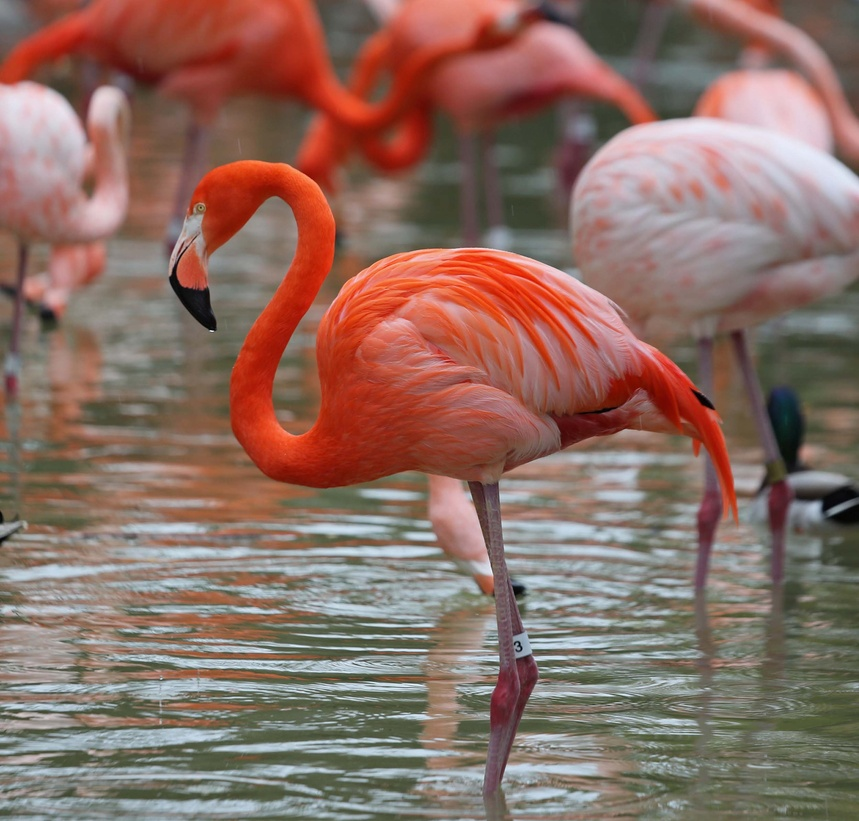
#> input picture img1.jpeg, 859 x 821 px, shrunk from 2500 x 2389 before the run, given in place of img1.jpg, which was not available
$ jupyter execute 'SET 6.ipynb'   (older library calls are emulated)
#> lines starting #> are read from the running program, lines starting #| are printed output that depends on the picture; after the words box and inside, x2 and y2 are one past the last pixel; in counts of white or black regions, pixels touching at a corner belong together; pictures that were not available may be replaced by others from this repository, and a replacement may not be noted
[cell 1]
import cv2
import numpy as np
import matplotlib.pyplot as plt

# Step 1: Load a grayscale image
image_path = 'img1.jpg'  # Replace with your image path
image = cv2.imread(image_path, cv2.IMREAD_GRAYSCALE)
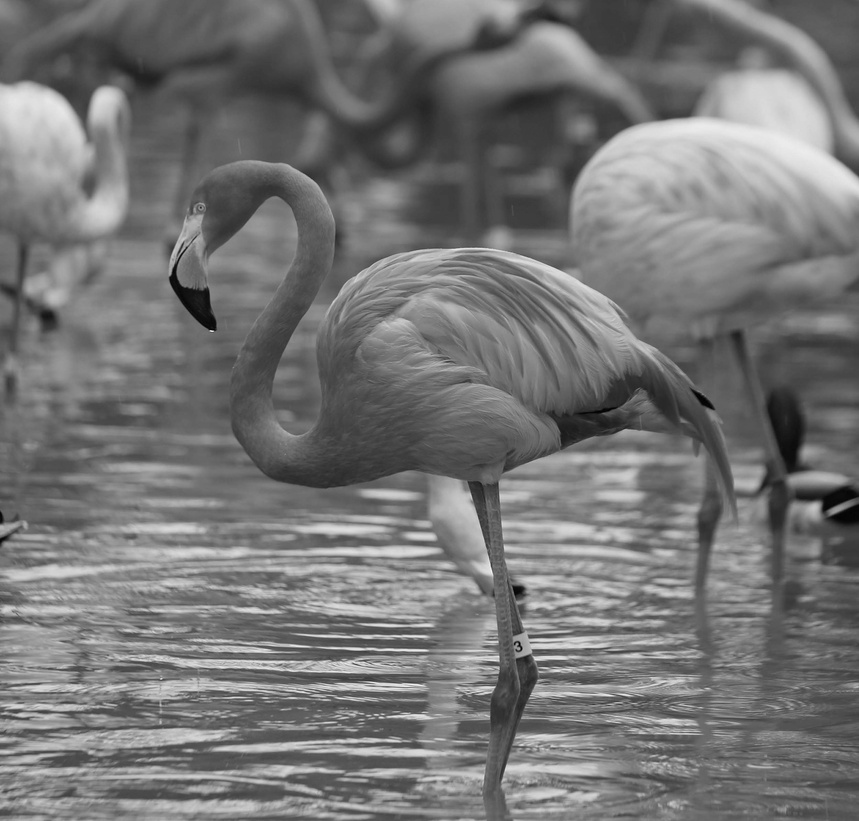
#> image: shape (821, 859); min 0, max 248, mean 117.2

# Step 2: Apply Gaussian Smoothing
# This reduces noise and smoothens the image
smoothed_image = cv2.GaussianBlur(image, (5, 5), 1.4)

# Step 3: Calculate gradients using Sobel filters
# Compute gradients along the x and y directions
gradient_x = cv2.Sobel(smoothed_image, cv2.CV_64F, 1, 0, ksize=3)
gradient_y = cv2.Sobel(smoothed_image, cv2.CV_64F, 0, 1, ksize=3)
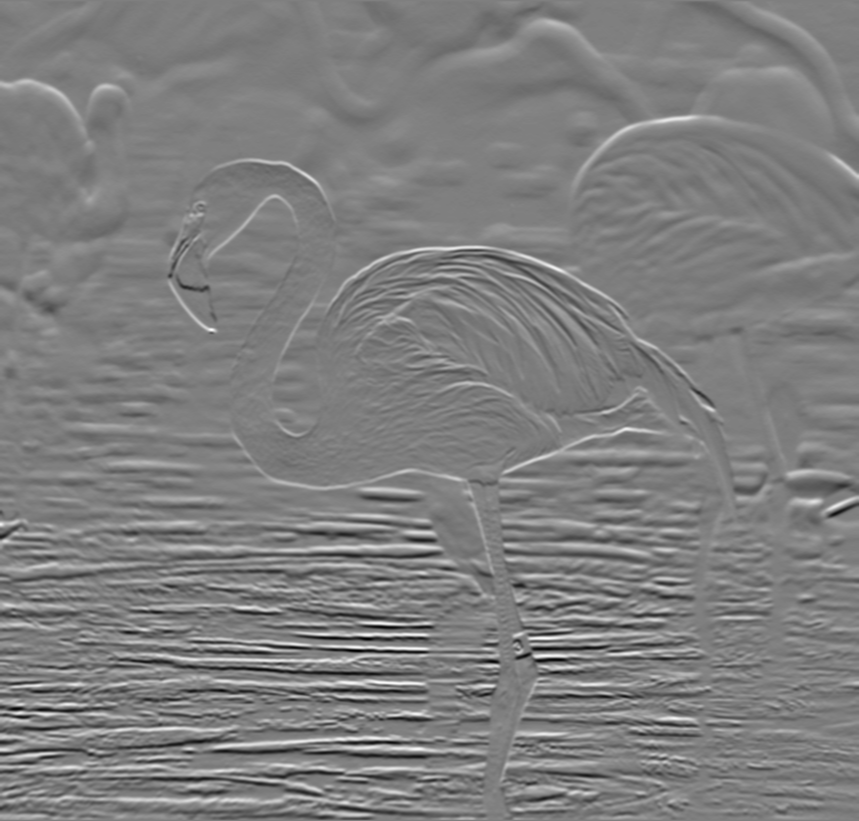
#> gradient_y: shape (821, 859) float64; min -296, max 298, mean 0.1; drawn with min black and max white

# Calculate the magnitude and direction of gradients
gradient_magnitude = np.sqrt(gradient_x**2 + gradient_y**2)
gradient_magnitude = (gradient_magnitude / gradient_magnitude.max()) * 255  # Normalize to 0-255
gradient_direction = np.arctan2(gradient_y, gradient_x)
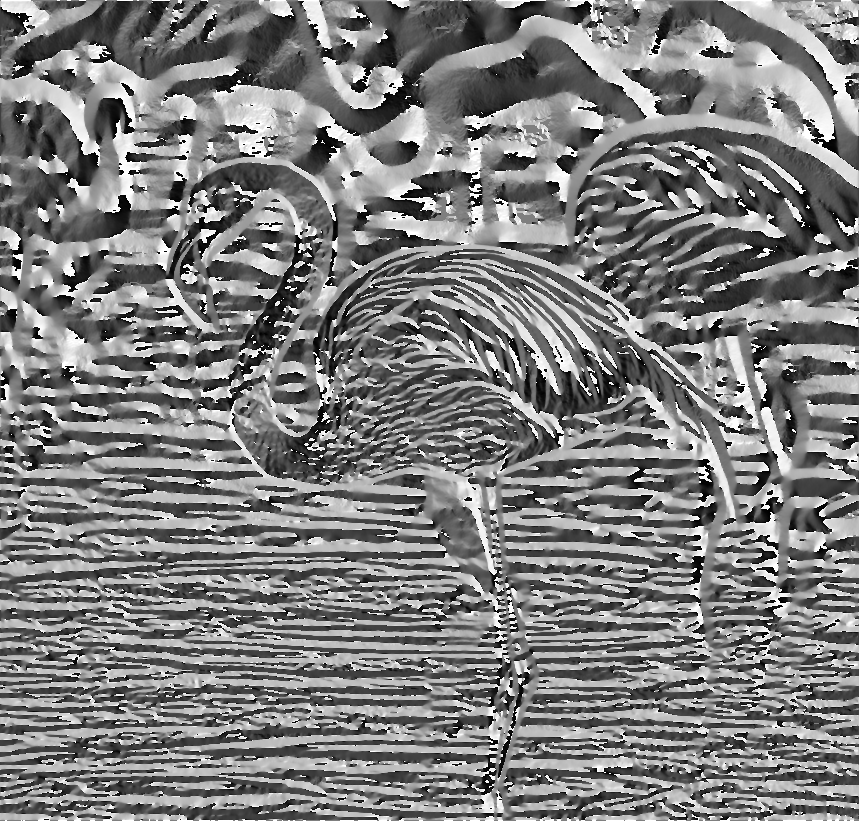
#> gradient_direction: shape (821, 859) float64; min -3.14, max 3.14, mean -0.0311; drawn with min black and max white

# Step 4: Non-Maximum Suppression
def non_maximum_suppression(gradient_magnitude, gradient_direction):
    rows, cols = gradient_magnitude.shape
#> rows = 821; cols = 859
    suppressed = np.zeros((rows, cols), dtype=np.float32)
    angle = gradient_direction * 180 / np.pi  # Convert radians to degrees
    angle[angle < 0] += 180
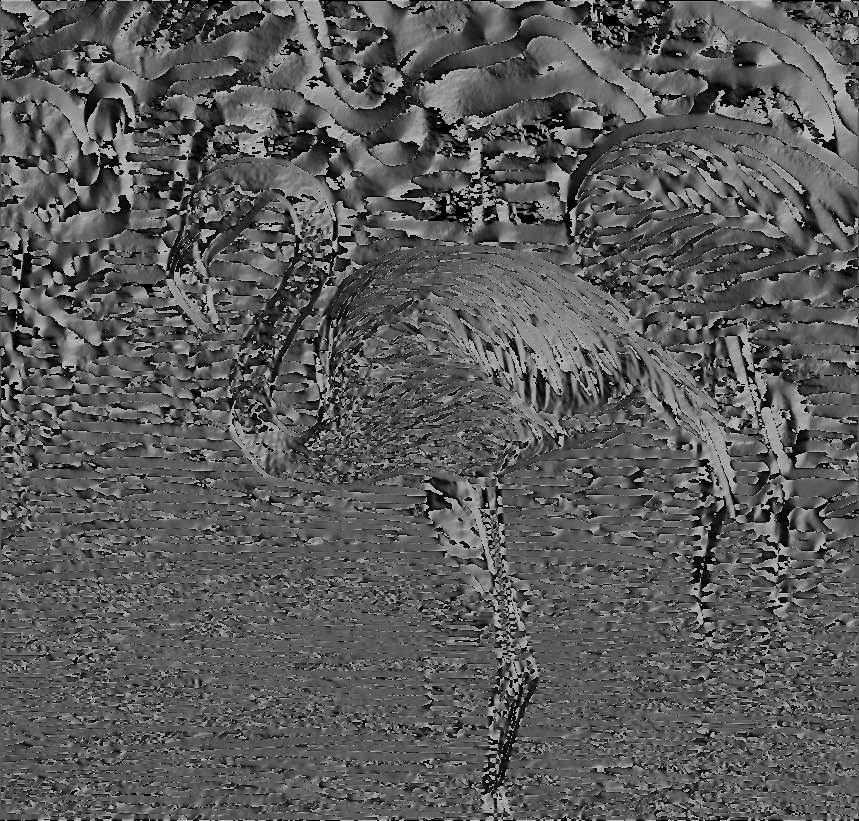
#> angle: shape (821, 859) float64; min 0, max 180, mean 90.6

    for i in range(1, rows - 1):
        for j in range(1, cols - 1):
            # Determine the two pixels to compare
            q, r = 255, 255  # Default high values
            if (0 <= angle[i, j] < 22.5) or (157.5 <= angle[i, j] <= 180):
                q = gradient_magnitude[i, j + 1]
                r = gradient_magnitude[i, j - 1]
            elif 22.5 <= angle[i, j] < 67.5:
                q = gradient_magnitude[i - 1, j + 1]
                r = gradient_magnitude[i + 1, j - 1]
            elif 67.5 <= angle[i, j] < 112.5:
                q = gradient_magnitude[i - 1, j]
                r = gradient_magnitude[i + 1, j]
            elif 112.5 <= angle[i, j] < 157.5:
                q = gradient_magnitude[i - 1, j - 1]
                r = gradient_magnitude[i + 1, j + 1]

            # Suppress non-maximum pixels
            if gradient_magnitude[i, j] >= q and gradient_magnitude[i, j] >= r:
                suppressed[i, j] = gradient_magnitude[i, j]
            else:
                suppressed[i, j] = 0
    return suppressed

nms_image = non_maximum_suppression(gradient_magnitude, gradient_direction)

# Step 5: Apply thresholding (Hysteresis Thresholding for final edges)
# Use OpenCV's built-in Canny for comparison
low_threshold = 50
high_threshold = 150
final_edges = cv2.Canny(image, low_threshold, high_threshold)
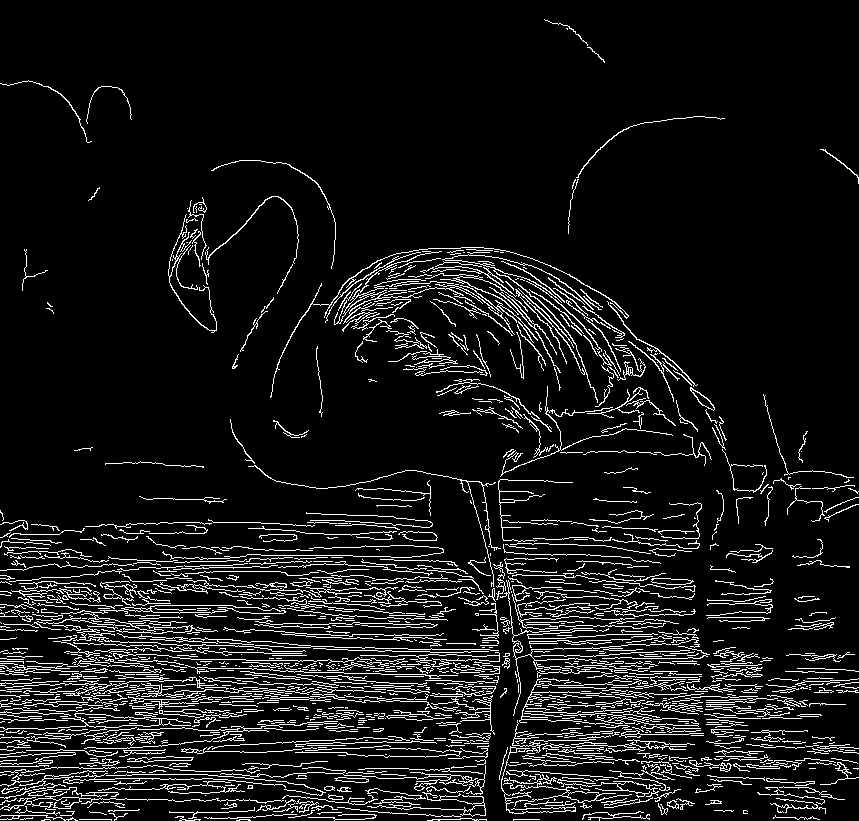
#> final_edges: shape (821, 859); 8.9% white in thin lines or dots

# Step 6: Display Results
plt.figure(figsize=(15, 10))

# Original Image
plt.subplot(2, 3, 1)
plt.title("Original Image")
plt.imshow(image, cmap='gray')
plt.axis("off")

# Smoothed Image
plt.subplot(2, 3, 2)
plt.title("Smoothed Image")
plt.imshow(smoothed_image, cmap='gray')
plt.axis("off")

# Gradient Magnitude
plt.subplot(2, 3, 3)
plt.title("Gradient Magnitude")
plt.imshow(gradient_magnitude, cmap='gray')
plt.axis("off")

# Non-Maximum Suppression
plt.subplot(2, 3, 4)
plt.title("Non-Maximum Suppression")
plt.imshow(nms_image, cmap='gray')
plt.axis("off")

# Final Edges (Canny Output)
plt.subplot(2, 3, 5)
plt.title("Canny Edge Detection")
plt.imshow(final_edges, cmap='gray')
plt.axis("off")

plt.tight_layout()
plt.show()

[cell 2]
import numpy as np
import cv2
import matplotlib.pyplot as plt

def region_growing(image, seed_point, threshold=10):
    """
    Perform region growing segmentation.
    Args:
    - image: Input grayscale image
    - seed_point: Tuple (x, y) representing the seed point
    - threshold: Intensity difference threshold for region growing

    Returns:
    - segmented_image: Binary mask of the segmented region
    """
#> called with seed_point = (100, 150), threshold = 15
    # Get image dimensions
    height, width = image.shape
#> height = 821; width = 859

    # Create a binary mask for the segmented region
    segmented_image = np.zeros_like(image, dtype=np.uint8)

    # Create a list to store pixels to be checked
    stack = [seed_point]

    # Get the intensity value of the seed point
    seed_intensity = image[seed_point[1], seed_point[0]]
#> seed_intensity = 113

    while stack:
        x, y = stack.pop()
        if segmented_image[y, x] == 0:  # If not already visited
            current_intensity = image[y, x]
            if abs(current_intensity - seed_intensity) <= threshold:
                segmented_image[y, x] = 255  # Mark as segmented

                # Add neighbors to the stack
                for dx, dy in [(-1, 0), (1, 0), (0, -1), (0, 1)]:
                    nx, ny = x + dx, y + dy
                    if 0 <= nx < width and 0 <= ny < height:
                        stack.append((nx, ny))
#> this loop made 3153 passes
#> current_intensity on passes 1, 2, 3, 5, 7, 9, 10, 11, 12, 13, 14, 16: 113, 112, 113, 113, 113, 112, 114, 114, 113, 113, 112, 113
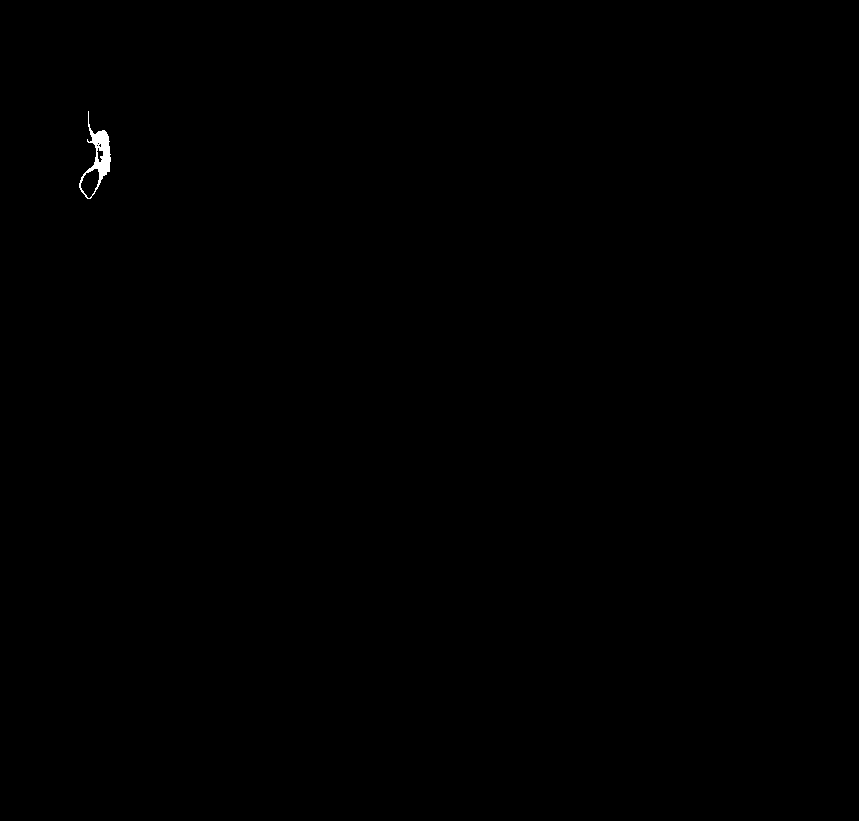
#> segmented_image: shape (821, 859); 0.11% white; 1 white region, box (x1, y1, x2, y2) and area: (79, 111, 111, 199) 788
#> after the loop, stack = []
    return segmented_image

# Step 1: Load an image
image_path = 'img1.jpg'  # Replace with your image path
image = cv2.imread(image_path, cv2.IMREAD_GRAYSCALE)

# Step 2: Select a seed point manually
seed_point = (100, 150)  # Replace with your chosen seed point (x, y)

# Step 3: Apply region growing
segmented_image = region_growing(image, seed_point, threshold=15)

# Step 4: Visualize the results
plt.figure(figsize=(12, 6))

# Original image
plt.subplot(1, 2, 1)
plt.title("Original Image")
plt.imshow(image, cmap="gray")
plt.scatter([seed_point[0]], [seed_point[1]], color="red", label="Seed Point")  # Highlight seed point
plt.legend()
plt.axis("off")

# Segmented region
plt.subplot(1, 2, 2)
plt.title("Segmented Region")
plt.imshow(segmented_image, cmap="gray")
plt.axis("off")

plt.show()
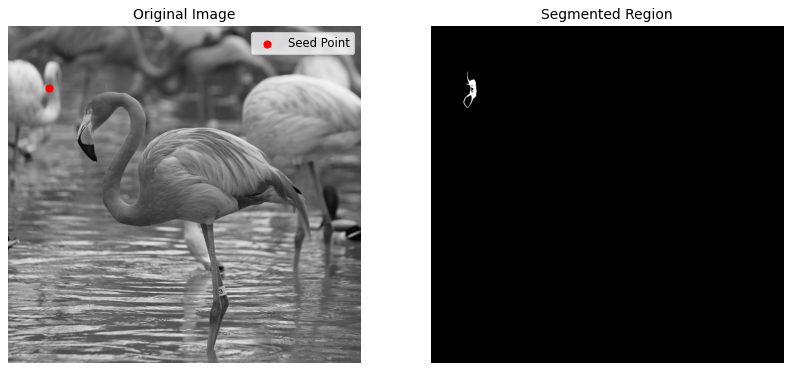
#> figure drawn by matplotlib, 2 panels

$ run again, with img2.jpeg copied over img1.jpeg
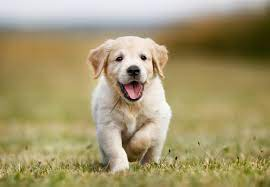
#> input picture img2.jpeg, 270 x 187 px, given in place of img1.jpg, which was not available
#> `final_edges = cv2.Canny(image, low_threshold, high_threshold)`:
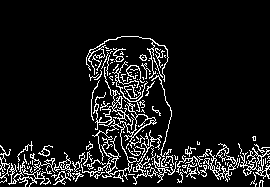
#> final_edges: shape (187, 270); 9.7% white in thin lines or dots, all inside (x1, y1, x2, y2) = (0, 36, 270, 187)
#> seed_intensity = 127
#> the loop in region_growing, `while stack:` made 9 passes
#> current_intensity on passes 1, 2, 3, 5, 6, 7, 8, 9: 127, 133, 149, 114, 149, 119, 108, 148
#> after the loop in region_growing, `while stack:`: stack = []
#> `plt.show()`:
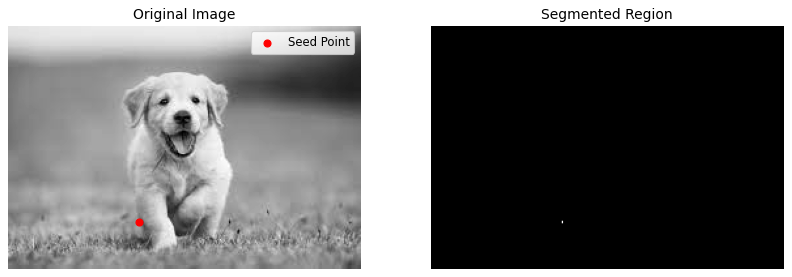
#> figure drawn by matplotlib, 2 panels
